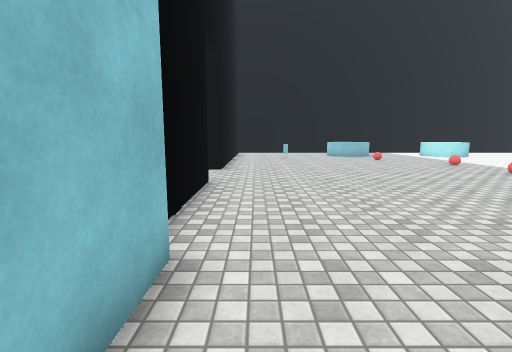
View 1 (above)

15 first-person views from a walk through a Unity game level. The camera is 1.4 m above the floor, tilts 8° down and sees 85° across. The floor is counted in squares, 1 m on a side. Each view is taken from the middle of a square. On the plan, view 1 faces up. The plan holds only what a view shows up to about 14 squares ahead; the rest is blank. The place goes on beyond the plan. The player character is not drawn. Some animated figures are not drawn. Door leaves are left out, so doorways stand open. Surface patterns are stand-ins for the level's own textures.

View 2
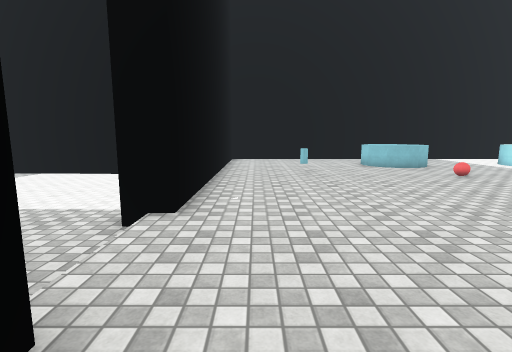

View 3
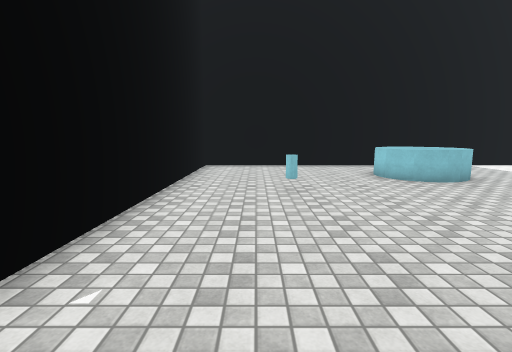

View 4
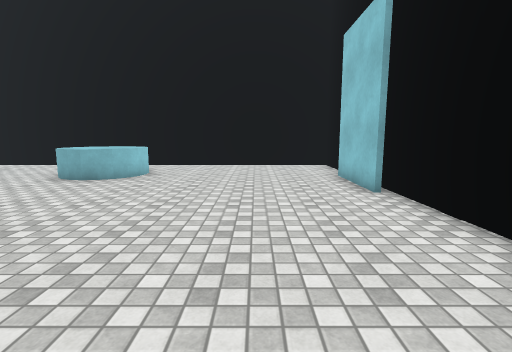

View 5
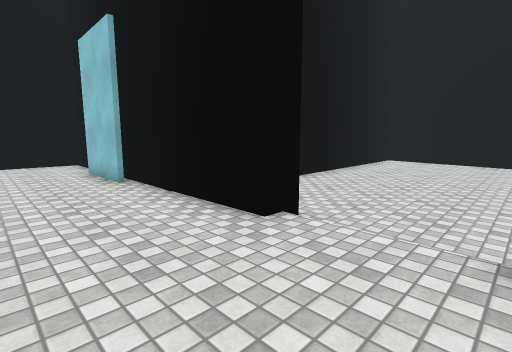

View 6
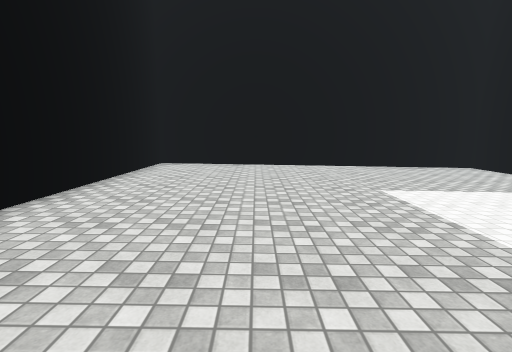

View 7
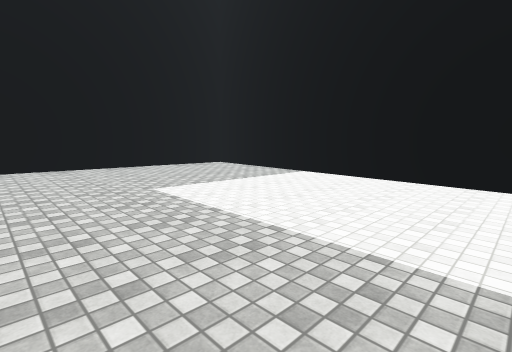

View 8
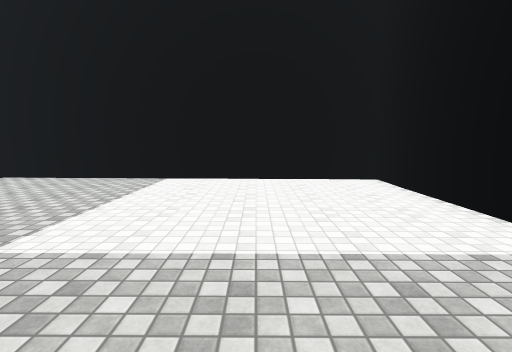

View 9
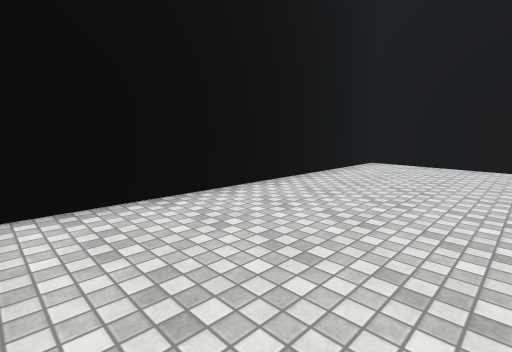

View 10
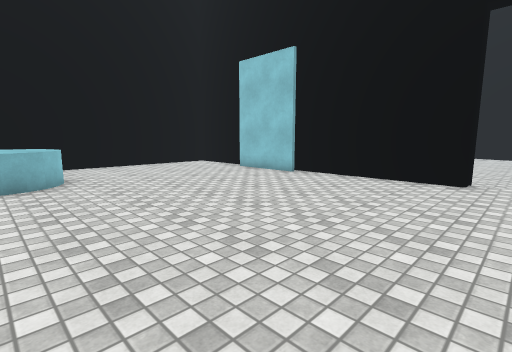

View 11
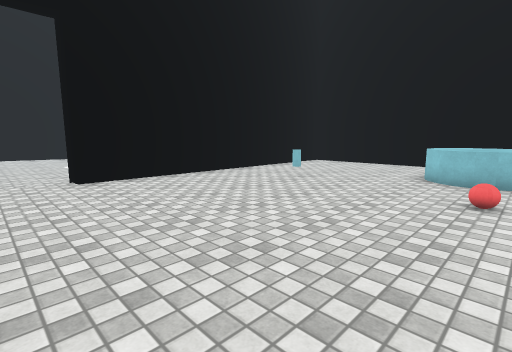

View 12
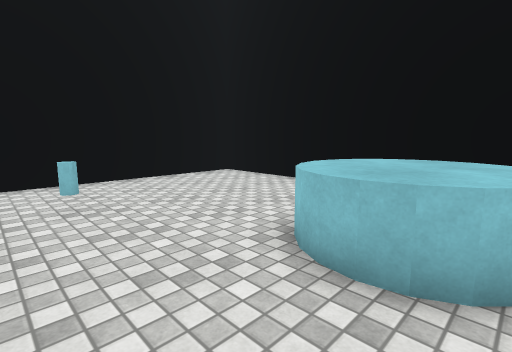

View 13
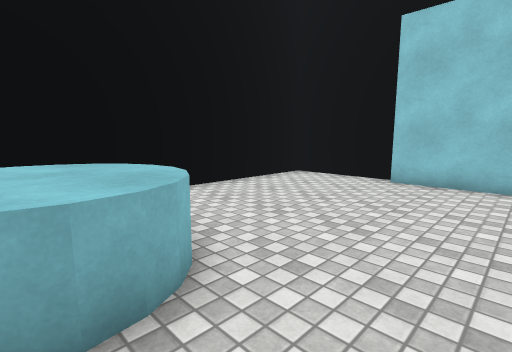

View 14
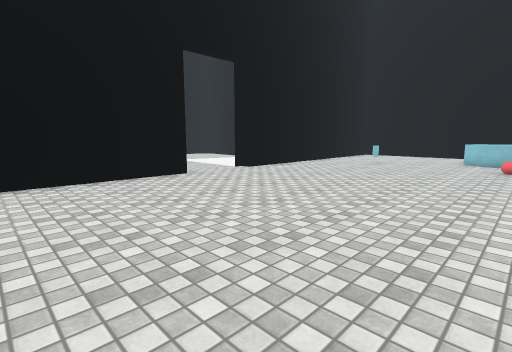

View 15
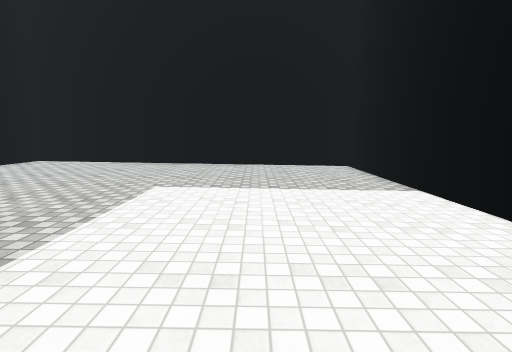

### Floor plan
Key: @ floor where view 1 was taken; # wall or solid block; . main floor; - floor 0.25 m lower than the main floor; _ floor 0.5 m lower than the main floor; D open door; ^ raised ledge; C cylinder.
Columns run from 17 left of view 1 to 8 right of it. Each row starts with its distance up from view 1.
 25                ###########
 24                #........
 23                #........
 22                #.......^^^
 21 ################.......^^^
 20 #----------____#.......^^^
 19 #--------------#..........
 18 #--------------#...C......
 17 #--------------#..........
 16 #--------------#..........
 15 #--------------#..........
 14 #--------------#..........
 13 #--------------#..........
 12 #--------------D..........
 11 #--------------D..........
 10 #--------------D..........
  9 #--------------D..........
  8 #--------------#..........
  7 #..------------#..........
  6 #.....---------#..........
  5 ################..........
  4                #..........
  3                ##.........
  2                ##.........
  1                ##.......^^
  0                ##@.....^^^
 -1                #.......^^^
 -2                #........^^
 -3                #.........
 -4                ###########

Positions as (right, up) in squares from view 1, and headings:
1: (0, 0), facing up
2: (0, 7), facing up
3: (1, 11), facing up
4: (2, 10), facing down
5: (2, 12), facing down-left
6: (-3, 10), facing left
7: (-3, 10), facing up-left
8: (-7, 10), facing up
9: (-3, 11), facing down-left
10: (8, 10), facing down-left
11: (8, 10), facing up-left
12: (8, 17), facing up-left
13: (8, 3), facing down-left
14: (8, 3), facing up-left
15: (-3, 16), facing left
